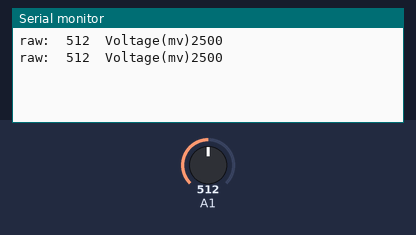
This sketch was run on a simulated Arduino Uno, built with avr-gcc and run on an emulated ATmega328P. Shown: the last lines printed to the serial monitor. Inputs (shaded band) come from the test bench; at power-on: A1 = 512.

Above: at 1.8 s.
1.9 s: A1 set to 716
At 2.8 s:
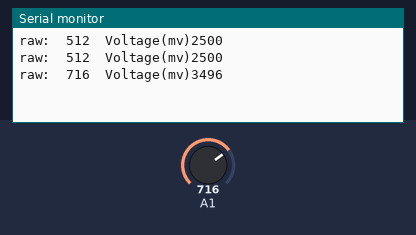
3.4 s: A1 set to 900
At 4.5 s:
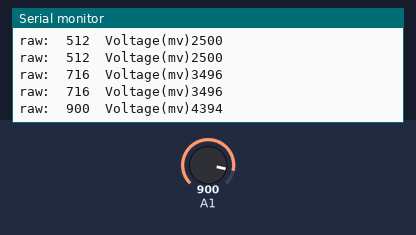
Timing chart, 0 to 6.4 s (numbered marks = the images above; inputs shaded):
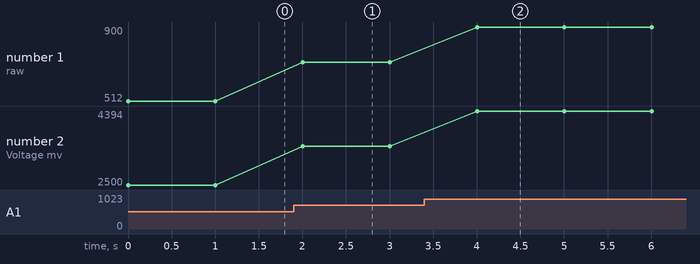

The sketch:

DO_INIT_NISSAN.ino
```cpp
#include <Arduino.h>
#define V_REF    5000//VREF(mv)
#define ADC_RES 1024//ADC Resolution

void setup() {
  Serial.begin(9600);
}

uint32_t raw;

void loop()
{
    raw=analogRead(A1);
    Serial.println("raw:\t"+String(raw)+"\tVoltage(mv)"+String(raw*V_REF/ADC_RES));
    delay(1000);
}
```

Measured:
- after the input at 1.9 s, the serial monitor: prints a new line after 0.10 s (image 1)
- after the input at 3.4 s, the serial monitor: prints a new line after 0.60 s (image 2)
- plotted number 1: 512 → 716 after the input at 1.9 s, 716 → 900 after the input at 3.4 s
- plotted number 2: 2500 → 3496 after the input at 1.9 s, 3496 → 4394 after the input at 3.4 s
